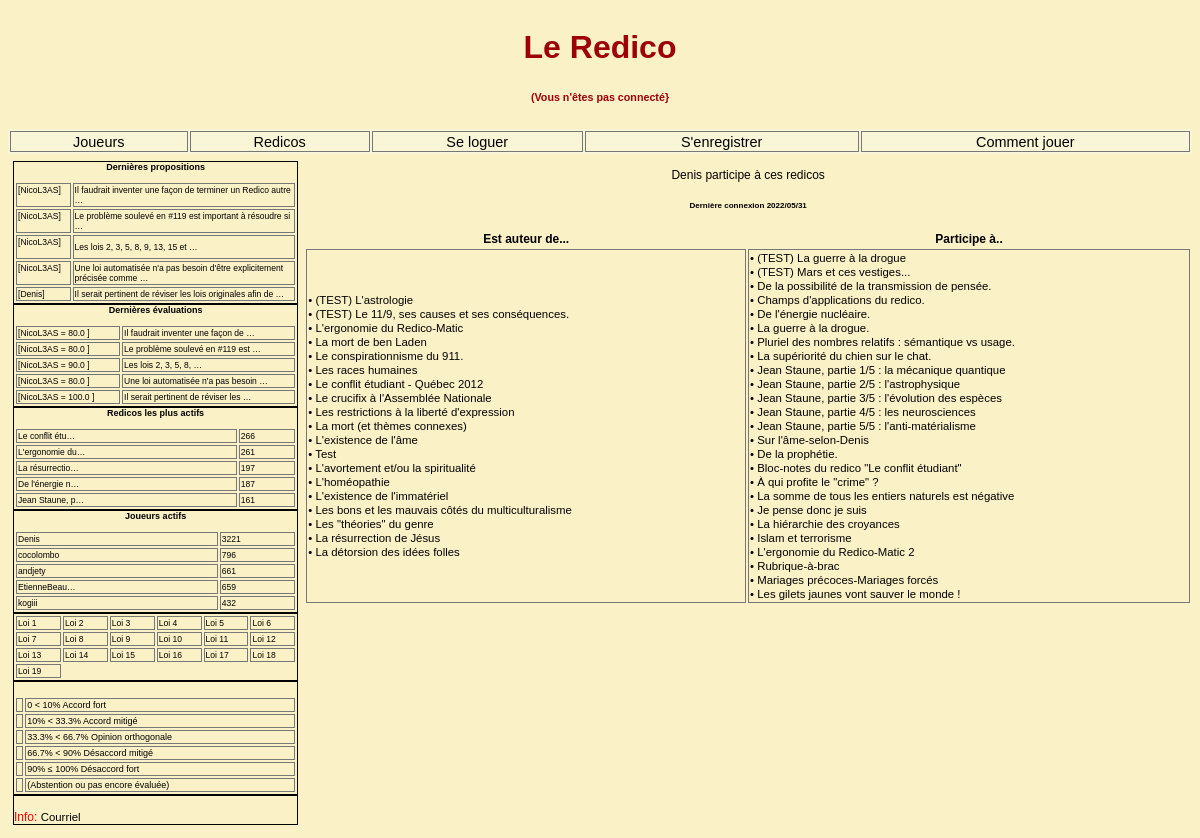
The page /joueur/2/ on the database its author committed.
### redicos/models.py (models this page shows, shortened)
class Redico(models.Model):
    titre = models.TextField(unique=True)
    createur = models.ForeignKey(User, editable=False, on_delete=models.CASCADE, related_name='Redico_createur')
    debut = models.DateTimeField(auto_now_add=True)
    actif = models.BooleanField(default=True, editable=True)

### joueurs/views.py (the view)
def detail(request, joueur_id):
    joueur = Joueur.objects.get(id=joueur_id)
    c = { 'joueur': joueur,
          'show_profil'         : True,
          'show_action_redico'  : True,
          'show_action_prop'    : False }
    return render(request, "joueurs/detail.html", c)

### joueurs/models.py (called while the page is built)
    def __str__(self):
        return u"%s" % (self.username)

    def redsAuteurList(self):
        from redicos.models import Redico
        return Redico.objects.filter(createur=self.id).\
                              values(RedId=F('proposition__redico__id'),
                                     RedCreateur=F('proposition__redico__createur'),
                                     RedTitre=F('proposition__redico__titre'),
                                     RedDate=F('proposition__redico__debut')).distinct()

    def redsParticipantsList(self):
        from evaluations.models import Evaluation
        l1  = Evaluation.objects.filter(joueur=self.id). \
                            values(RedId=F('proposition__redico__id'),
                                   RedCreateur=F('proposition__redico__createur'),
                                   RedTitre=F('proposition__redico__titre'),
                                   RedDate=F('proposition__redico__debut')).distinct()
        l2 = self.redsAuteurList()
        return l1.difference(l2)

### redicos/context_processors.py (called while the page is built)
def redicos_importants(request):
    redicos_importants = Proposition.objects.all().values('redico__id', 'redico__titre').annotate(cnt=Count('redico')).order_by('-cnt')[:nb_Items]
    return { 'redicos_importants': redicos_importants, }

def redicos_dynamiques(request):
    redicos_dynamiques = Proposition.objects.all().values('redico__id', 'redico__titre').annotate(cnt=Count('redico')).order_by('-cnt')[:nb_Items]
    return {'redicos_dynamiques': redicos_dynamiques, }

def dern_props(request):
    dernieres_props = Proposition.objects.all().values('texte', 'redico__id', 'sequence', 'auteur__id', 'auteur__username').order_by('-id')[:nb_Items]
    return {'dern_props': dernieres_props, }

def dern_evals(request):
    dernieres_evals = Evaluation.objects.all().values('proposition__sequence',
                                                      'proposition__redico__id',
                                                      'proposition__texte',
                                                      'joueur__username',
                                                      'eval').order_by('-id')[:nb_Items]
    return {'dern_evals': dernieres_evals, }

def joueurs_actifs(request):
    joueurs_actifs = Evaluation.objects.all().values('joueur__username', 'joueur__id').annotate(cnt=Count('joueur')).order_by('-cnt')[:nb_Items]
    return {'joueurs_actifs': joueurs_actifs,}

### templates/joueurs/detail.html (shortened to what this page needs)
{% extends 'base.html' %}
{% block index-detail %}
<div class="div-index-detail">
    <table class="joueur-detail">
        <thead>
            <caption>
                <p>{{ joueur }} participe à ces redicos<p>
                <h6>Dernière connexion {{ joueur.last_login|date:"Y/m/d" }}</h6>
                <tr>
                    <th>Est auteur de... </th>
                    <th>Participe à..</th>
                </tr>
            </caption>
        </thead>
            <tr>
                <td>
                    {% for r in joueur.redsAuteurList %}
                        <a href="/redico/{{ r.RedId }}/">&#8226; {{ r.RedTitre  }}</a><br />
                    {%  endfor %}
                </td>
                <td>
                    {% for r in joueur.redsParticipantsList  %}
                        <a href="/redico/{{ r.RedId }}/">&#8226; {{ r.RedTitre}}</a><br />
                    {%  endfor %}
                 </td>
            </tr>
    </table>
</div>
{% endblock index-detail %}

### css/redico4.css (style rules this page uses)
body { font-family: Arial; background-color: #fbf1c7; }
.div-index-detail { grid-area: 4 / 4 / 11 / -1; }
.div-index-detail caption { color: black; }
table { font-size: 0.75em; color: black; border: solid 0px #6f6e71; margin-left: auto; margin-right: auto; width: 100%; }
table caption { color: wheat; }

### rows shown on the page
Redico: RedTitre "(TEST) L'astrologie"
Redico: RedTitre "(TEST) Le 11/9, ses causes et ses conséquences."
Redico: RedTitre "L'ergonomie du Redico-Matic"
Redico: RedTitre "La mort de ben Laden"
Redico: RedTitre "Le conspirationnisme du 911."
Redico: RedTitre "Les races humaines"
Redico: RedTitre "Le conflit étudiant - Québec 2012"
Redico: RedTitre "Le crucifix à l'Assemblée Nationale"
Redico: RedTitre "Les restrictions à la liberté d'expression"
Redico: RedTitre "La mort (et thèmes connexes)"
Redico: RedTitre "L'existence de l'âme"
Redico: RedTitre "L'avortement et/ou la spiritualité"
Redico: RedTitre "L'homéopathie"
Redico: RedTitre "L'existence de l'immatériel"
Redico: RedTitre "Les bons et les mauvais côtés du multiculturalisme"
Redico: RedTitre "Les \"théories\" du genre"
Redico: RedTitre "La résurrection de Jésus"
Redico: RedTitre "La détorsion des idées folles"
Redico: RedTitre "(TEST) La guerre à la drogue"
Redico: RedTitre "(TEST) Mars et ces vestiges..."
Redico: RedTitre "De la possibilité de la transmission de pensée."
Redico: RedTitre "Champs d'applications du redico."
Redico: RedTitre "De l'énergie nucléaire."
Redico: RedTitre "La guerre à la drogue."
Redico: RedTitre "Pluriel des nombres relatifs : sémantique vs usage."
Redico: RedTitre "La supériorité du chien sur le chat."
Redico: RedTitre "Jean Staune, partie 1/5 : la mécanique quantique"
Redico: RedTitre "Jean Staune, partie 2/5 : l'astrophysique"
Redico: RedTitre "Jean Staune, partie 3/5 : l'évolution des espèces"
Redico: RedTitre "Jean Staune, partie 4/5 : les neurosciences"
Redico: RedTitre "Jean Staune, partie 5/5 : l'anti-matérialisme"
Redico: RedTitre "Sur l'âme-selon-Denis"
Redico: RedTitre "De la prophétie."
Redico: RedTitre "Bloc-notes du redico \"Le conflit étudiant\""
Redico: RedTitre "À qui profite le \"crime\" ?"
Redico: RedTitre "La somme de tous les entiers naturels est négative"
Redico: RedTitre "Je pense donc je suis"
Redico: RedTitre "La hiérarchie des croyances"
Redico: RedTitre "Islam et terrorisme"
Redico: RedTitre "L'ergonomie du Redico-Matic 2"
Redico: RedTitre "Rubrique-à-brac"
Redico: RedTitre "Mariages précoces-Mariages forcés"
Redico: RedTitre "Les gilets jaunes vont sauver le monde !"

### other values the page prints
{{ p.auteur__username|slice:":12" }} "NicoL3AS" "NicoL3AS" "NicoL3AS" "NicoL3AS" "Denis"
{{ p.texte|truncatewords:10|safe|urlize }} "Il faudrait inventer une façon de terminer un Redico autre …" "Le problème soulevé en #119 est important à résoudre si …" "Les lois 2, 3, 5, 8, 9, 13, 15 et …" "Une loi automatisée n'a pas besoin d'être explicitement précisée comme …" "Il serait pertinent de réviser les lois originales afin de …"
{{ e.joueur__username|slice:":12" }} "NicoL3AS" "NicoL3AS" "NicoL3AS" "NicoL3AS" "NicoL3AS"
{{ e.eval|abstention }} "80.0" "80.0" "90.0" "80.0" "100.0"
{{ e.proposition__texte|truncatewords:6|safe|urlize }} "Il faudrait inventer une façon de …" "Le problème soulevé en #119 est …" "Les lois 2, 3, 5, 8, …" "Une loi automatisée n'a pas besoin …" "Il serait pertinent de réviser les …"
{{ r.redico__titre|truncatechars:15 }} "Le conflit étu…" "L'ergonomie du…" "La résurrectio…" "De l'énergie n…" "Jean Staune, p…"
{{ r.cnt }} "266" "261" "197" "187" "161"
{{ j.joueur__username|truncatechars:12 }} "Denis" "cocolombo" "andjety" "EtienneBeau…" "kogiii"
{{ j.cnt }} "3221" "796" "661" "659" "432"
{{ joueur }} "Denis"
{{ joueur.last_login|date:"Y/m/d" }} "2022/05/31"
{{ r.RedTitre }} "Test"
